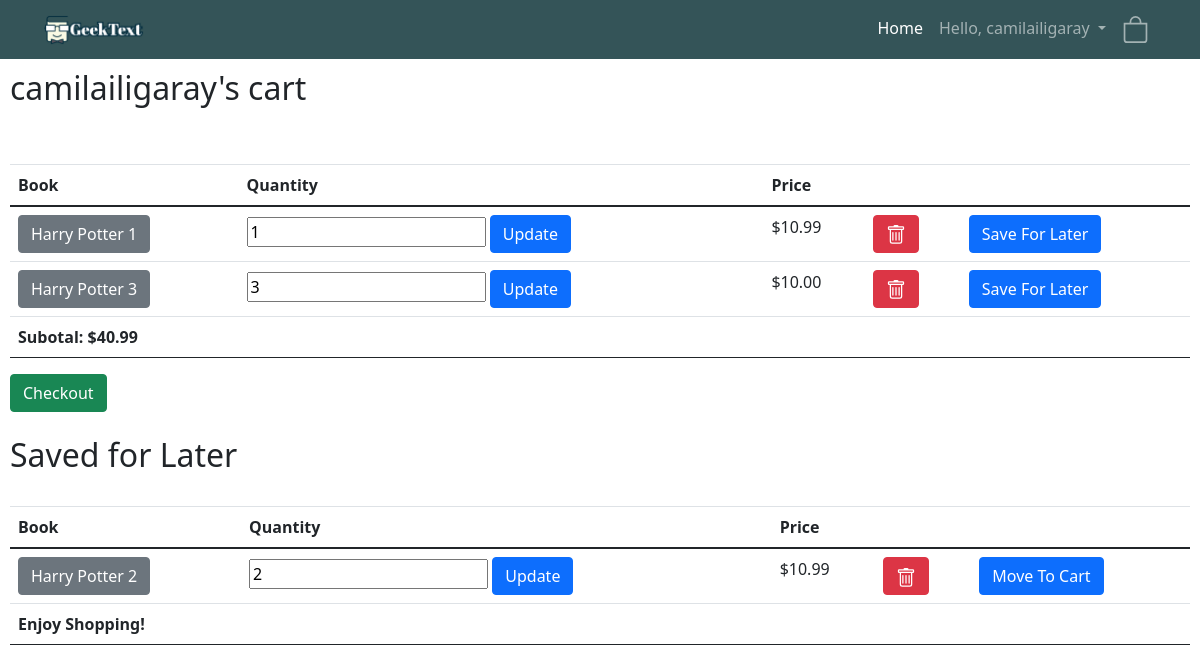
Page /ShoppingCart/ (signed in) on the earlier database version.
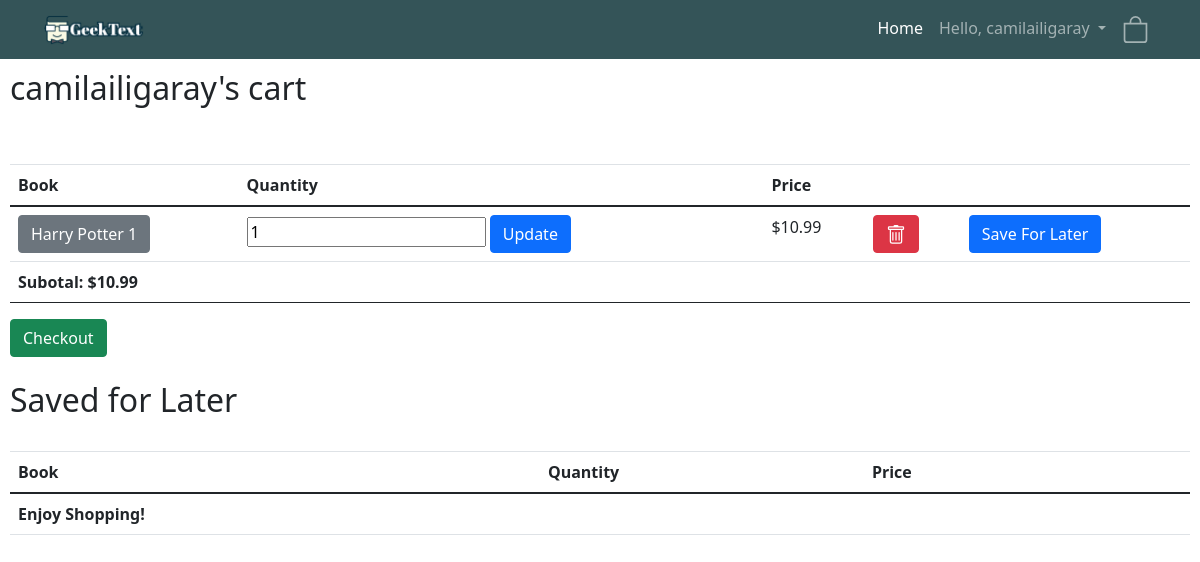
Same page on the later database version.
### cart/models.py (models this page shows, shortened)
class ShoppingCart(models.Model):
    user = models.OneToOneField(User, on_delete=models.CASCADE, related_name="shoppingcart", null=True)
    def __str__(self):
        return str(self.user.username) + "'s cart"
    def subtotal(self):
        amount = 0.00
        for cartitem in self.shoppingcartitem_set.all():
            if not cartitem.savedforlater and not cartitem.ordered:
                amount = amount + float(cartitem.quantity * cartitem.book.price)
        return "%.2f" % amount

class ShoppingCartItem(models.Model):
    shoppingcart = models.ForeignKey(ShoppingCart, on_delete=models.CASCADE)
    book = models.ForeignKey(Book, on_delete=models.CASCADE)
    quantity = models.IntegerField()
    ordered = models.BooleanField(default=False)
    addedon = models.DateField(auto_now_add=True)
    purchasedby = models.DateField(auto_now=True)
    savedforlater = models.BooleanField(default=False)
    def __str__(self):
        return self.book.title

### bookdetails/models.py (models this page shows, shortened)
class Book(models.Model):
    authors = models.ManyToManyField(
        Author,
        related_name='booker',
    )
    GENRES = (
        ('Sci-fi', 'Sci-fi'),
        ('Fantasy', 'Fantasy'),
        ('Children', 'Children'),
        ('Non-fiction', 'Non-fiction'),
        ('Others', 'Others'),
    )
    cover = models.ImageField(upload_to='bookImages', default='bookImages/No_image.jpg')
    title = models.CharField(max_length=200)
    genre = models.CharField(max_length=200, default='other', choices=GENRES)
    price = models.DecimalField(max_digits=6, decimal_places=2, default=0.00)
    description = models.CharField(max_length=4000)
    publisher = models.CharField(max_length=200, default='Unknown')
    release_date = models.DateField(default='Unknown')
    bestseller = models.BooleanField(default=False)

### cart/views.py (the view)
# urls.py: path('', views.shoppingcartview, name='cart'),  # this connects to the
def shoppingcartview(response):
    userid = response.user.id
    cart = ShoppingCart.objects.get(id=userid)
    if cart == response.user.shoppingcart:
        total = cart.subtotal()
        return render(response, "cart/shoppingcart.html", {"cart": cart, "total": total})
    message = "You tried to access an unautharized shopping cart"
    return render(response, "onlinelibrary/home.html", {"message": message})

### cart/templates/cart/shoppingcart.html (shortened to what this page needs)
{%  extends 'onlinelibrary/base.html' %}
{% block content %}
    <h2>{{cart}}</h2>
    <br>
    <br>
    <table class="table">
        <thead>
            <th>Book</th>
            <th>Quantity</th>
            <th>Price</th>
            <th></th>
            <th></th>
        </thead>
        <tfoot>
            <tr>
                <td>
                    <strong>Subotal: ${{total}}</strong>
                </td>
                <td></td>
                <td></td>
                <td></td>
                <td></td>
            </tr>
        </tfoot>
        {% for item in cart.shoppingcartitem_set.all %}
            {% if item.savedforlater == False and item.ordered == False and item.quantity > 0 %}
                <tr>
                    <td>
                         <button onclick="window.location.href='http://127.0.0.1:8000/bookdetails/{{item.book.id}}';" type="button" class="btn btn btn-secondary">
                            {{ item }}
                         </button>
                    </td>
                    <td>
                        <form action="{% url 'updateqty' item.id%}" method="POST">
                            <input type="number", name="UpdateValue", min="1", width="1", value="{{item.quantity}}">
                            <button type="submit", name="Update", class="btn btn-primary">Update</button>
                        </form>
                    </td>
                    <td>
                        ${{ item.book.price }}
                    </td>
                    <td>
                        <button onclick="window.location.href='delete/{{item.id}}';" type="button" class="btn btn-danger">
                        </button>
                    </td>
                    <td>
                        <form action="{% url 'saveforlater' item.id%}" method="POST">
                            <button type="submit", name="SvaeForLater", class="btn btn-primary", value="saveForLater">Save For Later</button>
                        </form>
                    </td>
                </tr>
            {%  endif %}
        {% endfor %}
    </table>
    <button type="button" class="btn btn-success" data-toggle="modal" data-target="#exampleModal">
      Checkout
    </button>
    <br>
    <br>
    <h2>Saved for Later</h2>
    <br>
    <table class="table">
        <thead>
            <th>Book</th>
            <th>Quantity</th>
            <th>Price</th>
            <th></th>
            <th></th>
        </thead>
        <tfoot>
            <tr>
                <td><strong>Enjoy Shopping!</strong></td>
                <td></td>
                <td></td>
                <td></td>
                <td></td>
            </tr>
        </tfoot>
        {% for item in cart.shoppingcartitem_set.all %}
            {% if item.savedforlater == True and item.ordered == False and item.quantity > 0 %}
                <tr>
                    <td>
                        <button onclick="window.location.href='http://127.0.0.1:8000/bookdetails/{{item.book.id}}';" type="button" class="btn btn btn-secondary">
                            {{ item }}
                         </button>
                    </td>
                    <td>
                        <form action="{% url 'updateqty' item.id%}" method="POST">
                            <input type="number", name="UpdateValue", min="1", width="1", value="{{item.quantity}}">
                            <button type="submit", name="Update", class="btn btn-primary">Update</button>
                        </form>
                    </td>
                    <td>
                        ${{ item.book.price }}
                    </td>
                    <td>
                        <button onclick="window.location.href='delete/{{item.id}}';" type="button" class="btn btn-danger">
                        </button>
                    </td>
                    <td>
                        <form action="{% url 'movetocart' item.id%}" method="POST">
                            <button type="submit", name="MoveToCart", class="btn btn-primary", value="moveToCart">Move To Cart</button>
                        </form>
                    </td>
                </tr>
            {% endif %}
        {% endfor %}
    </table>
    <br>
    <br>
    <br>
    <br>
{%  endblock %}

### onlinelibrary/templates/onlinelibrary/base.html (shortened to what this page needs)
<!DOCTYPE html>
<html lang="en">
<head>
    <link rel="stylesheet" href="https://stackpath.bootstrapcdn.com/bootstrap/4.3.1/css/bootstrap.min.css"
>
    <link href="https://cdn.jsdelivr.net/npm/bootstrap@5.0.0-beta2/dist/css/bootstrap.min.css" rel="stylesheet"
>
  </head>
    {% load static %}
    <link rel="stylesheet" type="text/css" href="{% static 'onlinelibrary/style.css' %}">
</head>
<body>
<nav class="navbar navbar-expand-lg navbar-dark navbar-custom">
    {% if user.is_authenticated %}
    <div class="container-fluid">
        <div class="col">
            <a class="navbar-brand" href="/browse"><img src="/media/bookImages/retry.png" alt="logo" height="75%"
                                                  width="30%"></a>
        </div>
        <div class="col">
            <div class="collapse navbar-collapse" id="navbarNavDropdown">
                <ul class="navbar-nav ml-auto">
                    <li class="nav-item">
                        <a class="nav-link active" aria-current="page" href="/browse">Home</a>
                    </li>
                    <li class="nav-item dropdown">
                        <a class="nav-link dropdown-toggle" href="#" id="navbarDropdownMenuLink" role="button"
                           data-bs-toggle="dropdown" aria-expanded="false">
                            Hello, {{user.username}}
                        </a>
                    </li>
                    <li class="nav-item">
                        <a class="nav-link" href="/ShoppingCart">
                            <svg xmlns="http://www.w3.org/2000/svg" width="27" height="27" fill="currentColor"
                                 class="bi bi-bag"
                                 viewBox="0 0 16 16">
                                <path d="M8 1a2.5 2.5 0 0 1 2.5 2.5V4h-5v-.5A2.5 2.5 0 0 1 8 1zm3.5 3v-.5a3.5 3.5 0 1 0-7 0V4H1v10a2 2 0 0 0 2 2h10a2 2 0 0 0 2-2V4h-3.5zM2 5h12v9a1 1 0 0 1-1 1H3a1 1 0 0 1-1-1V5z"/>
                            </svg>
                        </a>
                    </li>
                </ul>
            </div>
            {% endif %}
        </div>
    </div>
</nav>
<div id="content" , name="content" , class="main">
        {% block content %}
        {% endblock %}
</div>
</body>
</html>

### onlinelibrary/static/onlinelibrary/style.css (style rules this page uses)
.main { margin: 10px; }
.navbar-custom { background-color:#68836a; }

### onlinelibrary/templates/onlinelibrary/base.html (style rules this page uses)
.navbar-custom { background-color:#345458; }

Differences in the rows shown:
removed ShoppingCartItem: book.title "Harry Potter 3", UpdateValue "3", book.price "10.00", shown under "camilailigaray's cart"
removed ShoppingCartItem: book.title "Harry Potter 2", UpdateValue "2", book.price "10.99", shown under "Saved for Later"
Other differences:
{{ total }}: "40.99" → "10.99"
